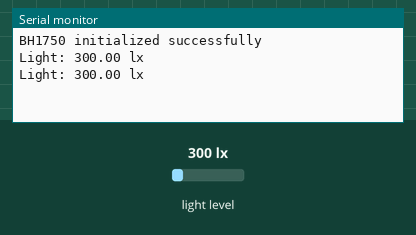
This sketch was run on a simulated ESP32. Shown: the last lines printed to the serial monitor. The inputs (shaded band) are chosen by the test bench; at power-on: light level 300 lx.

Above: at 1.8 s.
1.9 s: light level set to 40 lx
At 2.8 s:
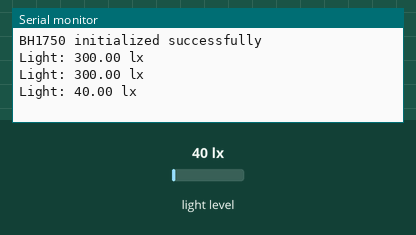
3.4 s: light level set to 500 lx
At 4.7 s:
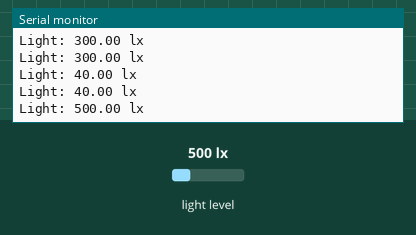
Timing chart, 0 to 6.4 s (numbered marks = the images above; inputs shaded):
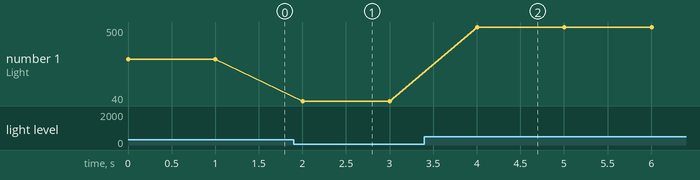

Measured:
- after the input at 1.9 s, the serial monitor: prints a new line after 0.10 s (image 1)
- after the input at 3.4 s, the serial monitor: prints a new line after 0.60 s (image 2)
- plotted number 1: 300 → 40 after the input at 1.9 s, 40 → 500 after the input at 3.4 s

The sketch:

ambient.ino
```cpp
#include <Wire.h>
#include <BH1750.h>

BH1750 lightMeter;

void setup() {
  Serial.begin(115200);

  // Initialize the I2C bus (SDA = 21, SCL = 22 on ESP32)
  Wire.begin();

  if (lightMeter.begin(BH1750::CONTINUOUS_HIGH_RES_MODE)) {
    Serial.println(F("BH1750 initialized successfully"));
  } else {
    Serial.println(F("Error initializing BH1750. Check wiring!"));
  }
}

void loop() {
  float lux = lightMeter.readLightLevel();

  Serial.print("Light: ");
  Serial.print(lux);
  Serial.println(" lx");

  delay(1000);
}
```
